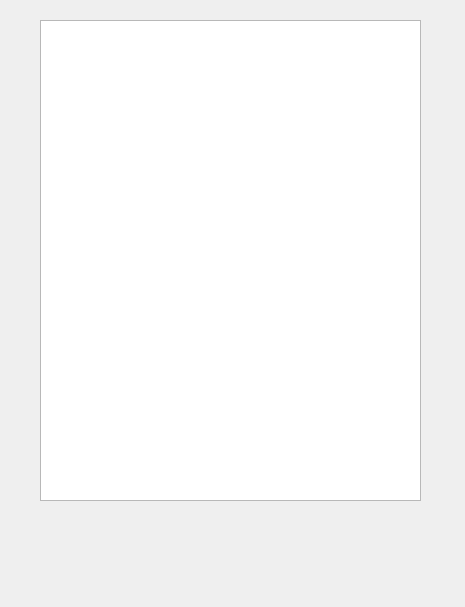
<?xml version="1.0" encoding="UTF-8"?>
<ui version="4.0">
 <class>Form</class>
 <widget class="QWidget" name="Form">
  <property name="geometry">
   <rect>
    <x>0</x>
    <y>0</y>
    <width>465</width>
    <height>607</height>
   </rect>
  </property>
  <property name="windowTitle">
   <string>Form</string>
  </property>
  <widget class="QTextEdit" name="textEdit">
   <property name="geometry">
    <rect>
     <x>40</x>
     <y>20</y>
     <width>381</width>
     <height>481</height>
    </rect>
   </property>
  </widget>
 </widget>
 <resources/>
 <connections/>
</ui>
